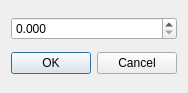
<?xml version="1.0" encoding="UTF-8"?>
<ui version="4.0">
 <class>bcEdit</class>
 <widget class="QDialog" name="bcEdit">
  <property name="geometry">
   <rect>
    <x>0</x>
    <y>0</y>
    <width>174</width>
    <height>93</height>
   </rect>
  </property>
  <property name="windowTitle">
   <string>BC Edit</string>
  </property>
  <layout class="QGridLayout" name="gridLayout">
   <item row="1" column="0">
    <widget class="QDialogButtonBox" name="buttonBox">
     <property name="orientation">
      <enum>Qt::Horizontal</enum>
     </property>
     <property name="standardButtons">
      <set>QDialogButtonBox::Cancel|QDialogButtonBox::Ok</set>
     </property>
     <property name="centerButtons">
      <bool>true</bool>
     </property>
    </widget>
   </item>
   <item row="0" column="0">
    <widget class="QDoubleSpinBox" name="doubleSpinBox">
     <property name="decimals">
      <number>3</number>
     </property>
     <property name="maximum">
      <double>10.000000000000000</double>
     </property>
     <property name="singleStep">
      <double>0.001000000000000</double>
     </property>
    </widget>
   </item>
  </layout>
 </widget>
 <resources/>
 <connections>
  <connection>
   <sender>buttonBox</sender>
   <signal>accepted()</signal>
   <receiver>bcEdit</receiver>
   <slot>accept()</slot>
   <hints>
    <hint type="sourcelabel">
     <x>248</x>
     <y>254</y>
    </hint>
    <hint type="destinationlabel">
     <x>157</x>
     <y>274</y>
    </hint>
   </hints>
  </connection>
  <connection>
   <sender>buttonBox</sender>
   <signal>rejected()</signal>
   <receiver>bcEdit</receiver>
   <slot>reject()</slot>
   <hints>
    <hint type="sourcelabel">
     <x>316</x>
     <y>260</y>
    </hint>
    <hint type="destinationlabel">
     <x>286</x>
     <y>274</y>
    </hint>
   </hints>
  </connection>
 </connections>
</ui>
